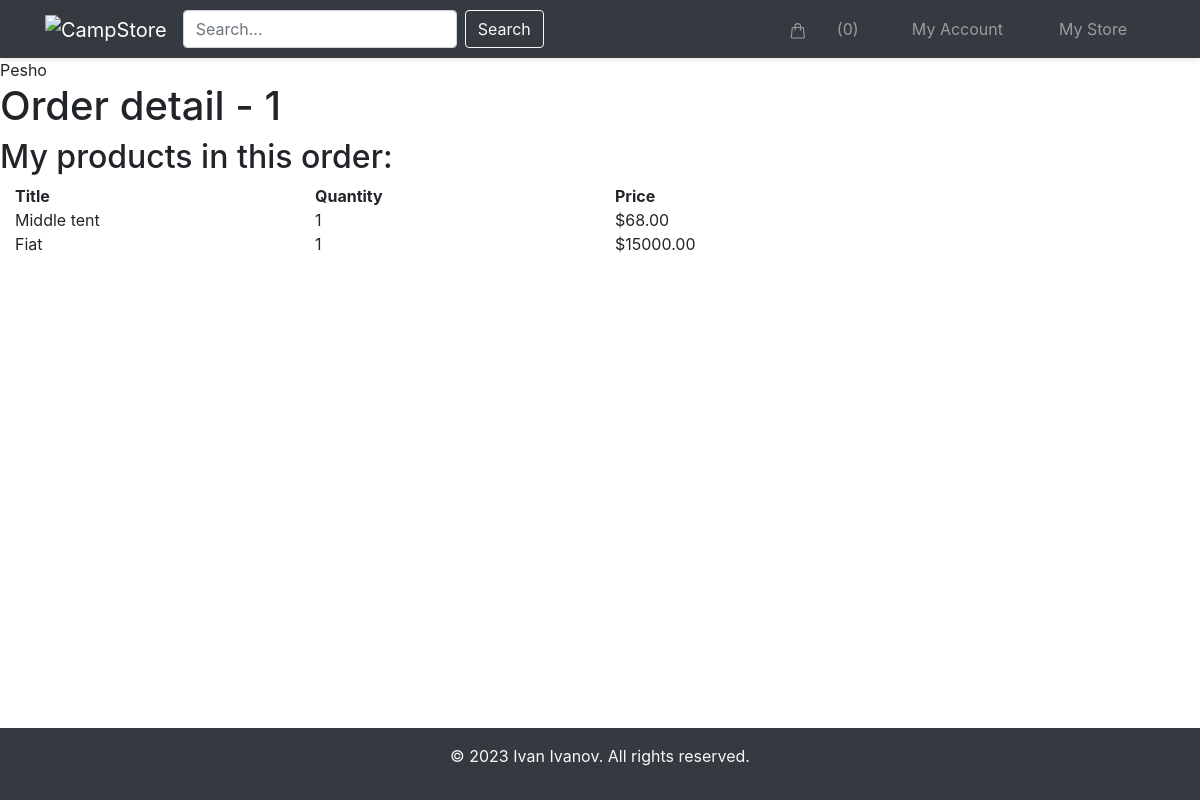
/my-store/order-detail/1/ (signed in), run on the app's committed database.
### campstore/store/models.py (models this page shows, shortened)
class Order(models.Model):
    first_name = models.CharField(max_length=200)
    last_name = models.CharField(max_length=200)
    address = models.CharField(max_length=200)
    zipcode = models.CharField(max_length=200)
    city = models.CharField(max_length=200)
    phone_number = models.IntegerField()
    paid_amount = models.IntegerField(blank=True, null=True)
    is_paid = models.BooleanField(default=False)
    seller_id = models.CharField(max_length=200)
    created_by = models.ForeignKey(
        User,
        related_name='orders',
        on_delete=models.SET_NULL,
        null=True
    )
    created_at = models.DateTimeField(auto_now_add=True)

class OrderItem(models.Model):
    order = models.ForeignKey(Order, related_name='items', on_delete=models.CASCADE)
    product = models.ForeignKey(Product, related_name='items', on_delete=models.CASCADE)
    price = models.IntegerField()
    quantity = models.IntegerField(default=1)
    def get_order_price(self):
        return f'{self.price:.2f}'

class Product(models.Model):
    DRAFT = 'draft'
    WAITING_APPROVAL = 'waitingapproval'
    ACTIVE = 'active'
    DELETED = 'deleted'
    STATUS_CHOICES = (
        (DRAFT, 'Draft'),
        (WAITING_APPROVAL, 'Waiting approval'),
        (ACTIVE, 'Active'),
        (DELETED, 'Deleted')
    )
    category = models.ForeignKey(
        Category,
        related_name='products',
        on_delete=models.CASCADE,
    )
    user = models.ForeignKey(
        User,
        related_name='products',
        on_delete=models.CASCADE,
    )
    title = models.CharField(max_length=40)
    slug = models.SlugField(
        max_length=40,
        unique=True,
        blank=True
    )
    description = models.TextField(blank=True)
    price = models.IntegerField()
    image = models.ImageField(
        upload_to='uploads/product_images/',
        blank=True,
        null=True
    )
    thumbnail = models.ImageField(
        upload_to='uploads/product_images/thumbnail/',
        blank=True,
        null=True
    )
    created_at = models.DateTimeField(auto_now_add=True)
    updated_at = models.DateTimeField(auto_now=True)
    status = models.CharField(max_length=50, choices=STATUS_CHOICES, default=ACTIVE)
    class Meta:
        ordering = ('-created_at',)

### campstore/user_profile/views.py (the view)
# urls.py: path('order-detail/<int:pk>/', views.my_store_order_details, name='my-store-order-details'),
@login_required
def my_store_order_details(request, pk):
    order = get_object_or_404(Order, pk=pk)
    context = {
        'order': order
    }
    return render(request, 'user_profile/my_store_order_detail.html', context)

### campstore/store/cart.py (called while the page is built)
    def __len__(self):
        return sum(item['quantity'] for item in self.cart.values())

### campstore/store/context_processors.py (called while the page is built)
def cart(request):
    return {'cart': Cart(request)}

### templates/user_profile/my_store_order_detail.html (shortened to what this page needs)
{% extends 'base/base.html' %}
{% block content %}
    <h1>Order detail - {{ order.id }}</h1>
    <h2>My products in this order:</h2>
    <div class="container-fluid">
            <div class="row">
                <div class="col-md-3">
                    <strong>Title</strong>
                </div>
                <div class="col-md-3">
                    <strong>Quantity</strong>
                </div>
                <div class="col-md-3">
                    <strong>Price</strong>
                </div>
            </div>
        </div>
    {% for item in order.items.all %}
        {% if item.product.user == request.user %}
            <div class="container-fluid">
            <div class="row">
                <div class="col-md-3">
                    {{ item.product.title }}
                </div>
                <div class="col-md-3">
                    {{ item.quantity }}
                </div>
                <div class="col-md-3">
                    ${{ item.get_order_price }}
                </div>
            </div>
        </div>
        {% endif %}
    {% endfor %}
{% endblock %}

### templates/base/base.html (shortened to what this page needs)
{% load static %}
<!doctype html>
<html lang="en">
<head>
    <link rel="stylesheet" href="{% static 'css/style.css' %}">
    <link rel="stylesheet" href="{% static 'css/navigation.css' %}">
    <link rel="stylesheet" href="{% static 'css/footer.css' %}">
    <link rel="stylesheet" href="{% static 'css/bootstrap.min.css' %}">
    <link rel="stylesheet" href="https://stackpath.bootstrapcdn.com/bootstrap/4.5.2/css/bootstrap.min.css">
</head>
<body>
    {% include 'base/navigation.html' %}
<main>
{{ request.user }}
    {% block content %}
    {% endblock %}
</main>
    {% include 'base/footer.html' %}
</body>
</html>

### static/css/style.css (style rules this page uses)
body { display: flex; flex-direction: column; min-height: 100vh; margin: 0; }
main { flex: 1; margin-bottom: 80px; }

### data on the page
Order: id "1"
OrderItem: product "Middle tent", quantity "1", get_order_price "68.00"
OrderItem: product "Fiat", quantity "1", get_order_price "15000.00"

### other printed values
{{ cart|length }} "0"
{{ request.user }} "Pesho"
